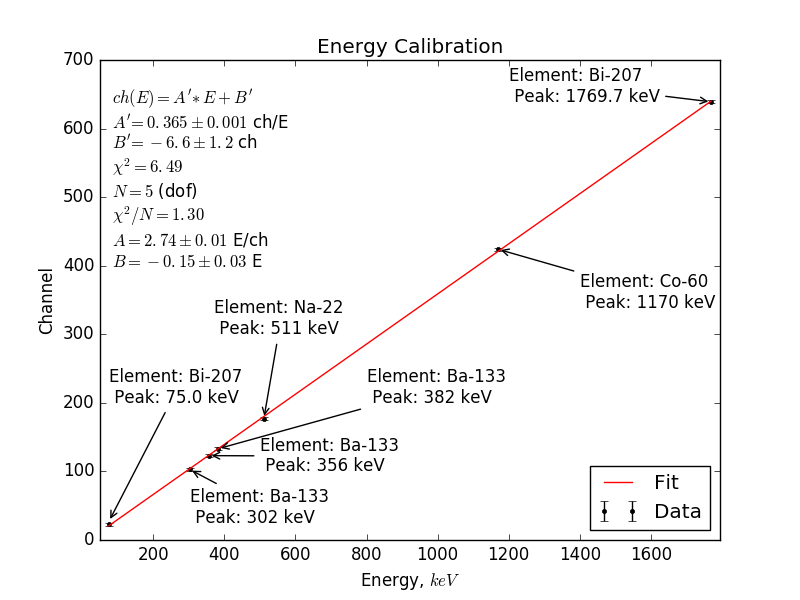

The script that saved this image:
import numpy as np
from scipy import loadtxt, optimize
import matplotlib.pyplot as plt

# Here we define our fit function and residual functions
def fitfunc(p, x):
    return p[0]*x + p[1]
def residual(p, x, y, dy):
    return (fitfunc(p, x)-y)/dy

# Read in the data from file
ch, E, dch= loadtxt('calib.txt', unpack=True, skiprows=1)

##############################################################################
# Fit
##############################################################################
p01 = [10,6]
pf1, cov1, info1, mesg1, success1 = optimize.leastsq(residual, p01,
                                     args = (E, ch, dch), full_output=1)

if cov1 is None:
    print('Fit did not converge')
    print('Success code:', success1)
    print(mesg1)
else:
    print('Fit Converged')
    chisq1 = sum(info1['fvec']*info1['fvec'])
    dof1 = len(E)-len(pf1)
    pferr1 = [np.sqrt(cov1[i,i]) for i in range(len(pf1))]
    print('Converged with chi-squared', chisq1)
    print('Number of degrees of freedom, dof =',dof1)
    print('Reduced chi-squared:', chisq1/dof1)
    print('Inital guess values:')
    print('  p0 =', p01)
    print('Best fit values:')
    print('  pf =', pf1)
    print('Uncertainties in the best fit values:')
    print('  pferr =', pferr1)
    print()

    fig1 = plt.figure()
    ax1 = fig1.add_subplot(111)
    ax1.errorbar(E, ch, dch, fmt='k.', label = 'Data')
    T = np.linspace(E.min(), E.max(), 500)
    ax1.plot(T, fitfunc(pf1, T), 'r-', label = 'Fit')

    ax1.set_title('Energy Calibration')
    ax1.set_xlabel('Energy, $keV$')
    ax1.set_ylabel('Channel')
    ax1.legend()

    textfit = '$ch(E) =  A\'*E + B\' $ \n' \
              '$A\' = %.3f \pm %.3f$ ch/E \n' \
              '$B\' = %.1f \pm %.1f$ ch \n' \
              '$\chi^2= %.2f$ \n' \
              '$N = %i$ (dof) \n' \
              '$\chi^2/N = % .2f$ \n' \
              '$A = %.2f \pm %.2f$ E/ch \n' \
              '$B = %.2f \pm %.2f$ E \n' \
               % (pf1[0], pferr1[0],pf1[1],pferr1[1], chisq1, dof1,
                  chisq1/dof1, 1/pf1[0], (pferr1[0]/pf1[0])*(1/pf1[0]),1/pf1[1], (pferr1[1]/pf1[1])*(1/pf1[1]))
    textstr1 = "Element: Bi-207 \n Peak: 75.0 keV"
    textstr2 = "Element: Bi-207 \n Peak: 1769.7 keV"
    textstr3 = "Element: Ba-133 \n Peak: 302 keV"
    textstr4 = "Element: Ba-133 \n Peak: 356 keV"
    textstr5 = "Element: Ba-133 \n Peak: 382 keV"
    textstr6 = "Element: Co-60 \n Peak: 1170 keV"
    textstr7 = "Element: Na-22 \n Peak: 511 keV"

    ax1.annotate(textstr1, xy=(75, 27), xytext=(75, 200),arrowprops=dict(arrowstyle="->"))
    ax1.annotate(textstr3, xy=(302, 103), xytext=(302, 25),arrowprops=dict(arrowstyle="->"))
    ax1.annotate(textstr4, xy=(356, 123), xytext=(500, 100),arrowprops=dict(arrowstyle="->"))
    ax1.annotate(textstr5, xy=(382, 133), xytext=(800, 200),arrowprops=dict(arrowstyle="->"))
    ax1.annotate(textstr2, xy=(1769.7, 639), xytext=(1200, 639),arrowprops=dict(arrowstyle="->"))
    ax1.annotate(textstr6, xy=(1170, 424), xytext=(1400, 339),arrowprops=dict(arrowstyle="->"))
    ax1.annotate(textstr7, xy=(511, 177), xytext=(370, 300),arrowprops=dict(arrowstyle="->"))
    ax1.legend(loc='lower right')
    ax1.text(0.02, .95, textfit, transform=ax1.transAxes, fontsize=12,
            verticalalignment='top')
    ax1.set_xlim(E.min()-25,E.max()+25)

    plt.savefig('calib.png')
    plt.show()

print(1/pf1[0], (pferr1[0]/pf1[0])*(1/pf1[0]),1/pf1[1],(pferr1[1]/pf1[1])*(1/pf1[1]))
